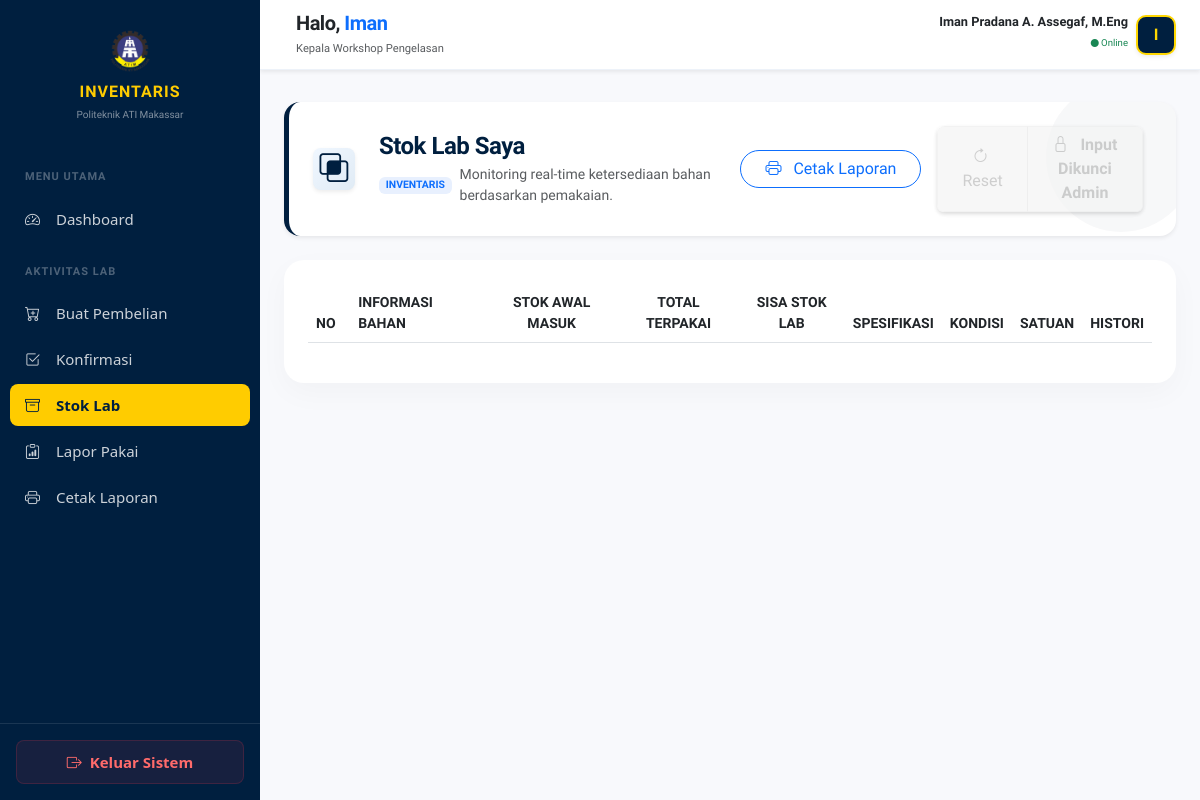
The app's page /views/kepala-lab/lab/stok.php (signed in), older data.
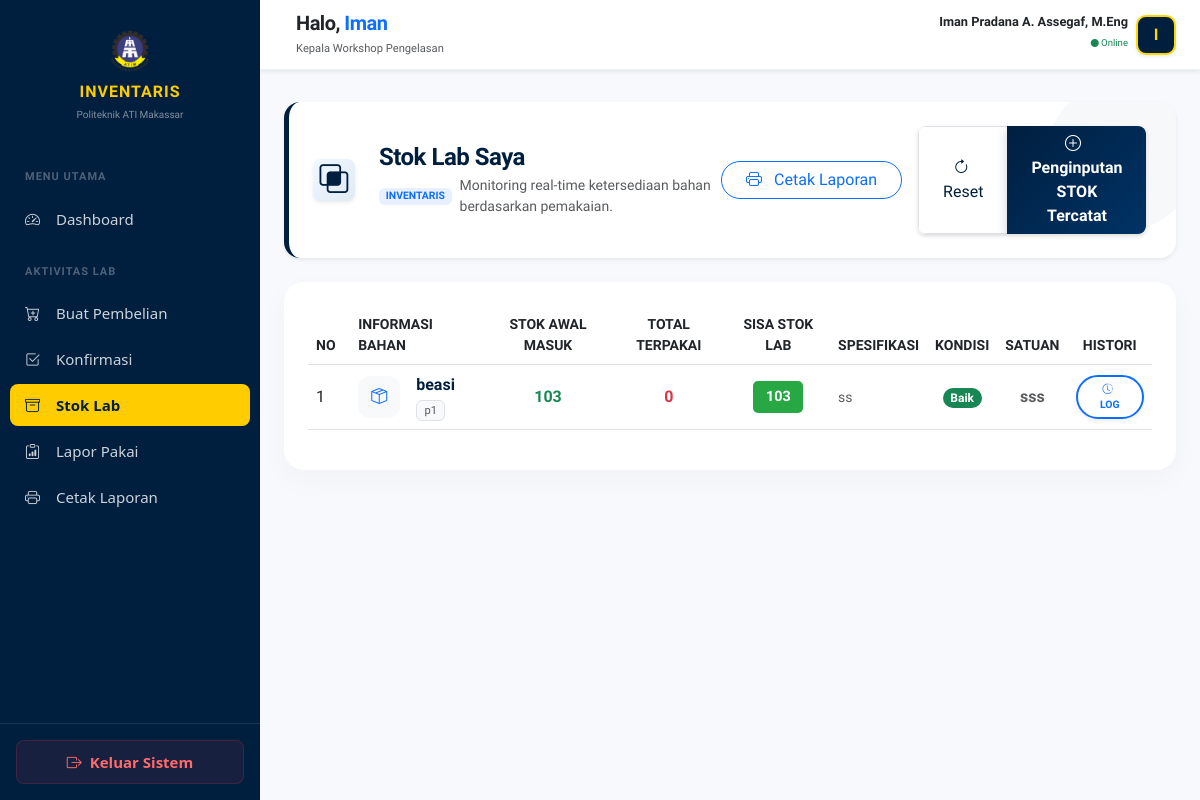
The same page, newer data.
### tables this page shows
CREATE TABLE `pengaturan_sistem` (
  `nama_pengaturan` varchar(50) NOT NULL,
  `nilai_pengaturan` tinyint(1) DEFAULT NULL
);

CREATE TABLE `bahan_praktek` (
  `id_praktek` int NOT NULL,
  `kode_bahan` varchar(20) DEFAULT NULL,
  `nama_bahan` varchar(100) DEFAULT NULL,
  `spesifikasi` text,
  `id_jurusan` int DEFAULT NULL,
  `id_lab` int DEFAULT NULL,
  `stok` int DEFAULT NULL,
  `kondisi` enum('Baik','Kurang Baik','Rusak') DEFAULT 'Baik',
  `satuan` varchar(50) DEFAULT NULL,
  `tgl_masuk` date DEFAULT NULL
);

### views/kepala-lab/lab/stok.php (the view, shortened to what the changed rows need)
<?php
include "../../../config/database.php";
$id_lab_user = $_SESSION['id_lab'] ?? '';
$sql_stok = "SELECT
                b.id_praktek,
                b.nama_bahan,
                b.satuan,
                b.kode_bahan,
                b.spesifikasi,
                b.kondisi,
                -- Stok asli / Pusat tidak dibaca langsung untuk keamanan visual
                -- Kita hitung manual mutasinya dari distribusi (Masuk) - pemakaian (Keluar)
                COALESCE((
                    SELECT SUM(jumlah_diterima)
                    FROM distribusi_lab
                    WHERE id_praktek = b.id_praktek AND id_lab = '$id_lab_user' AND status = 'diterima'
                ), 0) as total_diterima,
                COALESCE((
                    SELECT SUM(jumlah_pakai)
                    FROM pemakaian_lab
                    WHERE id_praktek = b.id_praktek AND id_lab = '$id_lab_user'
                ), 0) as total_terpakai
             FROM bahan_praktek b
             HAVING total_diterima > 0
             ORDER BY b.nama_bahan ASC";
$query_stok = mysqli_query($conn, $sql_stok);
$query_status = mysqli_query($conn, "SELECT nilai_pengaturan FROM pengaturan_sistem WHERE nama_pengaturan = 'status_input_stok'");
$row_status = mysqli_fetch_assoc($query_status);
$is_active = $row_status['nilai_pengaturan'] == 1;
?>
<!DOCTYPE html>
<html lang="id">
<head>
    <link href="https://cdn.jsdelivr.net/npm/bootstrap@5.3.0/dist/css/bootstrap.min.css" rel="stylesheet">
    <link rel="stylesheet" href="https://cdn.jsdelivr.net/npm/bootstrap-icons@1.11.1/font/bootstrap-icons.css">
    <link rel="stylesheet" href="https://cdn.datatables.net/1.13.7/css/dataTables.bootstrap5.min.css">
</head>
<body>
<div class="d-flex">
    <div class="main-content w-100">
        <main class="p-4">
            <div class="page-header d-flex justify-content-between align-items-center bg-white p-4 shadow-sm rounded-4 border-start border-5 mb-4" style="border-color: var(--navy) !important; position: relative; overflow: hidden;">
                <div class="d-flex align-items-center gap-3" style="z-index: 1;">
                   <div class="col-md-6 text-md-end mt-3 mt-md-0">
                    <div class="btn-group shadow-sm">
                        <div class="btn-group shadow-sm rounded-3 overflow-hidden">
                            <button type="button"
                                    class="btn btn-white-custom px-4 <?= !$is_active ? 'disabled-style' : ''; ?>"
                                    onclick="<?= $is_active ? "location.href='stok.php'" : "void(0)"; ?>"
                                    <?= !$is_active ? 'disabled' : ''; ?>>
                                <i class="bi bi-arrow-clockwise me-1"></i> Reset
                            </button>
                            <button type="button"
                                    class="btn <?= $is_active ? 'btn-navy' : 'disabled-style'; ?> px-4"
                                    data-bs-toggle="<?= $is_active ? 'collapse' : ''; ?>"
                                    data-bs-target="<?= $is_active ? '#formCollapse' : ''; ?>"
                                    <?= !$is_active ? 'disabled' : ''; ?>>
                                <i class="bi <?= $is_active ? 'bi-plus-circle' : 'bi-lock'; ?> me-2"></i>
                                <span class="fw-semibold">
                                    <?= $is_active ? 'Penginputan STOK Tercatat' : 'Input Dikunci Admin' ?>
                                </span>
                            </button>
                        </div>
                    </div>
                </div>
                </div>
            </div>
            <div class="card p-4">
                <div class="table-responsive">
                    <table id="tabelStok" class="table table-hover align-middle" style="width:100%">
                        <thead>
                            <tr class="text-muted small text-uppercase">
                                <th width="5%">No</th>
                                <th>Informasi Bahan</th>
                                <th class="text-center">Stok Awal Masuk</th>
                                <th class="text-center">Total Terpakai</th>
                                <th class="text-center">Sisa Stok Lab</th>
                                <th>Spesifikasi</th>
                                <th class="text-center">Kondisi</th>
                                <th class="text-center">Satuan</th>
                                <th class="text-center">Histori</th>
                            </tr>
                        </thead>
                        <tbody>
                            <?php
                            $no = 1;
                            if (mysqli_num_rows($query_stok) > 0) :
                                while ($row = mysqli_fetch_assoc($query_stok)) :
                                    $qty_awal = (float)($row['total_diterima'] ?? 0);
                                    $terpakai = (float)($row['total_terpakai'] ?? 0);
                                    $sisa = $qty_awal - $terpakai;
                                    if ($sisa <= 0) {
                                        $status_class = 'bg-empty';
                                    } elseif ($sisa < 5) {
                                        $status_class = 'bg-low';
                                    } else {
                                        $status_class = 'bg-safe';
                                    }
                                    $kondisi_badge = 'bg-secondary';
                                    $kondisi_teks  = $row['kondisi'] ?? 'N/A';
                                    if($kondisi_teks == 'Baik') $kondisi_badge = 'bg-success';
                            ?>
                            <tr>
                                <td><?= $no++; ?></td>
                                <td>
                                    <div class="d-flex align-items-center">
                                        <div class="icon-shape bg-light me-3">
                                            <i class="bi bi-box-seam text-primary"></i>
                                        </div>
                                        <div>
                                            <div class="fw-bold text-navy"><?= htmlspecialchars($row['nama_bahan']); ?></div>
                                            <span class="badge bg-light text-muted fw-normal border" style="font-size: 0.7rem;">
                                                <?= htmlspecialchars($row['kode_bahan']); ?>
                                            </span>
                                        </div>
                                    </div>
                                </td>
                                <td class="text-center fw-semibold text-success">
                                     <?= number_format($qty_awal, 0, ',', '.'); ?>
                                </td>
                                <td class="text-center text-danger fw-semibold">
                                     <?= number_format($terpakai, 0, ',', '.'); ?>
                                </td>
                                <td class="text-center">
                                    <span class="stok-badge <?= $status_class; ?>">
                                        <?= number_format($sisa, 0, ',', '.'); ?>
                                    </span>
                                </td>
                                <td class="small text-muted">
                                    <?= !empty($row['spesifikasi']) ? nl2br(htmlspecialchars($row['spesifikasi'])) : '-'; ?>
                                </td>
                                <td class="text-center">
                                    <span class="badge <?= $kondisi_badge; ?> rounded-pill">
                                        <?= $kondisi_teks; ?>
                                    </span>
                                </td>
                                <td class="text-center fw-bold text-muted"><?= htmlspecialchars($row['satuan']); ?></td>
                                <td class="text-center">
                                    <button class="btn btn-sm btn-outline-primary rounded-pill px-3 shadow-sm border-2"
                                            style="font-size: 0.65rem; font-weight: 700; transition: 0.3s;"
                                            onclick="viewHistory('<?= $row['id_praktek'] ?>', '<?= addslashes($row['nama_bahan']) ?>')">
                                        <i class="bi bi-clock-history me-1"></i> LOG
                                    </button>
                                </td>
                            </tr>
                            <?php
                                endwhile;
                            endif; ?>
                        </tbody>
                    </table>
                </div>
            </div>
        </main>
    </div>
</div>
</body>
</html>

Row changes from the older to the newer data that the page shows:
added bahan_praktek: nama_bahan "beasi", kode_bahan "p1", qty_awal "103", terpakai "0", sisa "103", spesifikasi "ss", kondisi "Baik", satuan "sss"
Text that changed along with them:
text no longer shown: "Input Dikunci Admin"
text now shown: "Penginputan STOK Tercatat"
